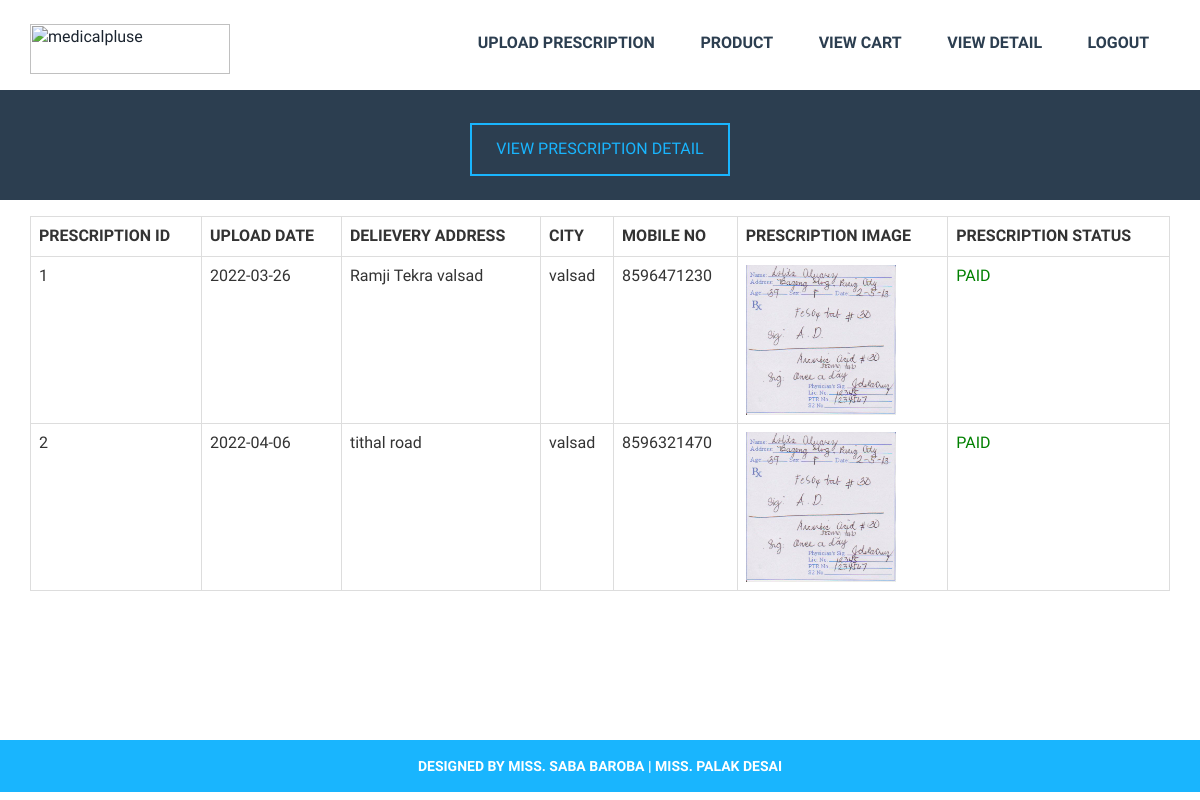
The page /customer_view_pres_status.php (signed in) on the database its author committed.
### tables this page shows
CREATE TABLE IF NOT EXISTS `prescription_detail` (
  `prescription_id` int(10) NOT NULL,
  `upload_date` date NOT NULL,
  `customer_id` int(10) NOT NULL,
  `del_address` varchar(200) NOT NULL,
  `city` varchar(50) NOT NULL,
  `del_mobile_no` varchar(10) NOT NULL,
  `prescription_path` varchar(50) NOT NULL,
  `status` int(1) NOT NULL,
  PRIMARY KEY (`prescription_id`)
);

### customer_view_pres_status.php (the view, shortened to what this page needs)
<?php
include("customer_header.php");
?>
		<div class="team-grids-caption">
								<div class="container">
									<div class="team-grids-caption-left">
										<center>
										<a class="team-btn" href="#">VIEW PRESCRIPTION DETAIL</a>
									</div>
									<div class="clearfix"> </div>
								</div>
							</div>
		<div class="contact">
				<div class="container">
					<div class="row">
						<div class="col-md-12">
						<?php
						$custid=$_SESSION['custid'];
						$res1=mysql_query("select * from prescription_detail where customer_id='$custid'");
						if(mysql_num_rows($res1)>0)
						{
							echo "<table class='table table-bordered'>
									<tr>
										<th>PRESCRIPTION ID</th>
										<th>UPLOAD DATE</th>
										<th>DELIEVERY ADDRESS</th>
										<th>CITY</th>
										<th>MOBILE NO</th>
										<th>PRESCRIPTION IMAGE</th>
										<th>PRESCRIPTION STATUS</th>
									</tr>";
							while($r1=mysql_fetch_array($res1))
							{
								echo "<tr>";
								echo "<td>$r1[0]</td>";
								echo "<td>$r1[1]</td>";
								echo "<td>$r1[3]</td>";
								echo "<td>$r1[4]</td>";
								echo "<td>$r1[5]</td>";
								echo "<td><a href='$r1[6]' target='_blank'><img src='$r1[6]' style='width:150px; height:150px;'></a></td>";
								if($r1[7]=="0")
								{
									echo "<td style='color:blue;'>NEW UPLOADED</td>";
								}else if($r1[7]=="1")
								{
									echo "<td style='color:green;'>VERIFIED </td>";
								}else if($r1[7]=="2")
								{
									echo "<td style='color:red;'>NOT AVAILABLE </td>";
								}else if($r1[7]=="4")
								{
									echo "<td style='color:green;'>PAID </td>";
								}
								echo "</tr>";
							}
							echo "</table>";
						}else{
							echo "<h2>No New Record Found</h2><br/><br/><br/><br/><br/><br/>";
						}
						?>
						</div>
						<div class="col-md-6">
						</div>
					</div>
				</div>
			</div>
<?php
include("footer.php");
?>

### css/style.css (style rules this page uses)
html, body { font-family: 'Arimo', sans-serif; font-size: 100%; background: #FFf; }
body a { transition:0.5s all; -webkit-transition:0.5s all; -moz-transition:0.5s all; -o-transition:0.5s all; -ms-transition:0.5s all; }
.team-grids-caption { background:#f2f2f2; padding:1.5em 0; }
.team-grids-caption-left { float: left; width: 77%; margin-top: 0.38em; }
.team-grids-caption { background:#2C3E50; padding:1.5em 0; }
.team-grids-caption-left { float: left; width: 100%; margin-top: 0.38em; }
a.team-btn { border: 2px solid #19b5fe; text-transform: uppercase; padding: 0.8em 1.5em; margin-top: 0.2em; display: inline-block; color: #19b5fe; text-decoration: none; }
.contact { padding: 1em 0 8em; }

### rows shown on the page
prescription_detail: prescription_id "1", upload_date "2022-03-26", del_address "Ramji Tekra valsad", city "valsad", del_mobile_no "8596471230", prescription_path (picture), status "PAID"
prescription_detail: prescription_id "2", upload_date "2022-04-06", del_address "tithal road", city "valsad", del_mobile_no "8596321470", prescription_path (picture), status "PAID"
